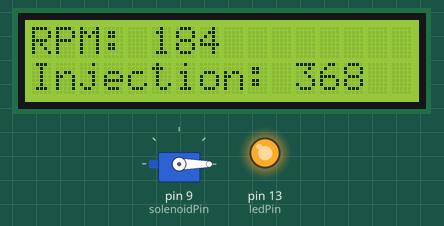
The sketch below on a simulated Arduino Uno, built with avr-gcc and run on an emulated ATmega328P. Parts: servo, 16×2 character LCD, output pins drawn as LEDs (lit = HIGH). Random numbers use the default seed unless the sketch sets one.

Above: at 4.25 s.
At 11.2 s:
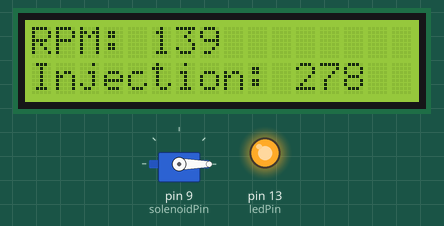
At 19.8 s:
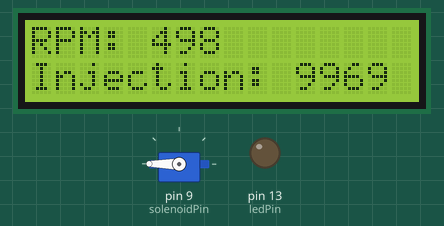
At 34.4 s:
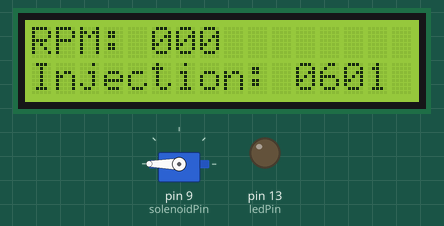
Timing chart, 0 to 40.0 s (numbered marks = the images above):
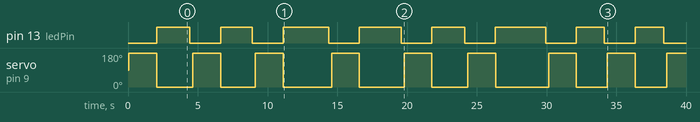

Measured:
- by itself, pin 13 (ledPin): LOW → HIGH at 2.1 s, → LOW 2.4 s later, → HIGH 2.2 s later, → LOW 2.3 s later, … (16 changes in this stretch)
- by itself, servo on pin 9 (solenoidPin): 90° → 180° at 0.06 s, → 0° 2.0 s later, → 180° 2.6 s later, → 0° 2.0 s later, … (17 changes in this stretch)
- what the display in image 0 shows lasts 4.5 s, from 4.1 s to 8.6 s
- what the display in image 1 shows lasts 4.5 s, from 8.6 s to 13.1 s
- what the display in image 2 shows lasts 5.2 s, from 18.6 s to 23.8 s

The sketch:

fuel_injector_using_arduino_1.ino
```cpp
#include <Servo.h>
#include <LiquidCrystal.h>

Servo myServo;
int solenoidPin = 9; // Replace with your actual solenoid pin
int ledPin = 13; // Replace with your actual LED pin
int injectorPin = 13; // Replace with your actual injector pin
int randrpm;

const int rs = 12, en = 11, d4 = 5, d5 = 4, d6 = 3, d7 = 2;
LiquidCrystal lcd(rs, en, d4, d5, d6, d7);

void setup() {
  myServo.attach(solenoidPin);
  pinMode(ledPin, OUTPUT);
  pinMode(injectorPin, OUTPUT);
  randomSeed(analogRead(0));
  lcd.begin(16, 2);
  Serial.begin(9600);
}

void loop() {
  // Simulate the solenoid valve opening
  myServo.write(180);
  delay(2000);

  // Turn on the LED
  digitalWrite(ledPin, HIGH);

  // Simulate the solenoid valve closing
  myServo.write(0);
  delay(2000);

  // Turn off the LED
  digitalWrite(ledPin, LOW);

  // Generate random RPM and calculate injection time
  randrpm = random(1000);
  int injectingTime = map(randrpm, 0, 999, 0, 2000);

  // Inject fuel
  digitalWrite(injectorPin, HIGH);
  lcd.setCursor(0, 0);
  lcd.print("RPM: ");
  lcd.print(randrpm);
  lcd.setCursor(0, 1);
  lcd.print("Injection: ");
  lcd.print(injectingTime);
  delay(injectingTime);
  digitalWrite(injectorPin, LOW);
  delay(200);
}
```
